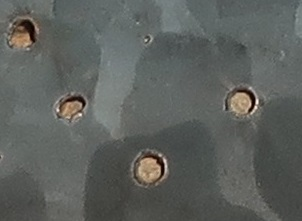
#> input picture plate.JPG, 302 x 221 px, found by its file name
$ python firstOrder.py
#> lines starting #> are read from the running program, lines starting #| are printed output that depends on the picture
# -*- coding: utf-8 -*-
"""
Created on Wed Jan 30 11:48:28 2019

@author: AMaquthu
"""
import cv2
import xlsxwriter

plate = cv2.imread("C:/Users/AMaquthu/Documents/Projects/Data/data/plate.jpg")
#> plate is the input picture: shape (221, 302, 3); mean B, G, R 93.2, 96.8, 93.4
dimension = plate.shape
#> dimension = (221, 302, 3)
yDimension = dimension[1]
#> yDimension = 302
xDimension = dimension[0]
#> xDimension = 221
workbook = xlsxwriter.Workbook('demo.xlsx')
worksheet = workbook.add_worksheet()
worksheet.write('A1', 'x')
worksheet.write('B1', 'y')


print("Dimension: ",len(plate[220]))
#| Dimension:  302

def edgeFirstOrder(plate):
    row = 2
    col = 2
    for x in range(0,yDimension-2):
        for y in range(0,xDimension-2):
            worksheet.write(row, col, x)
            worksheet.write(row, col + 1, y)
            row += 1

            eyokuqala = 2*plate[y,x]
            eyesibini = plate[y,x+1]
            eyesithathu = plate[y+1,x]
            plate[y,x]= abs(eyokuqala-eyesibini-eyesithathu)
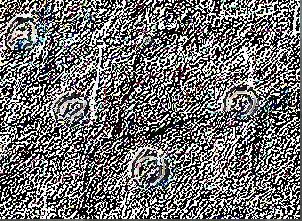
#> plate: shape (221, 302, 3); mean B, G, R 112.8, 112.8, 113.6
#> after the loop, row = 65702

    return plate

workbook.close()

plat=edgeFirstOrder(plate)
cv2.imwrite('firstOrder.jpg',plat)
cv2.imshow('Original',plate)
cv2.imshow('After',plat)
#cv2.imshow('Results',plate)
